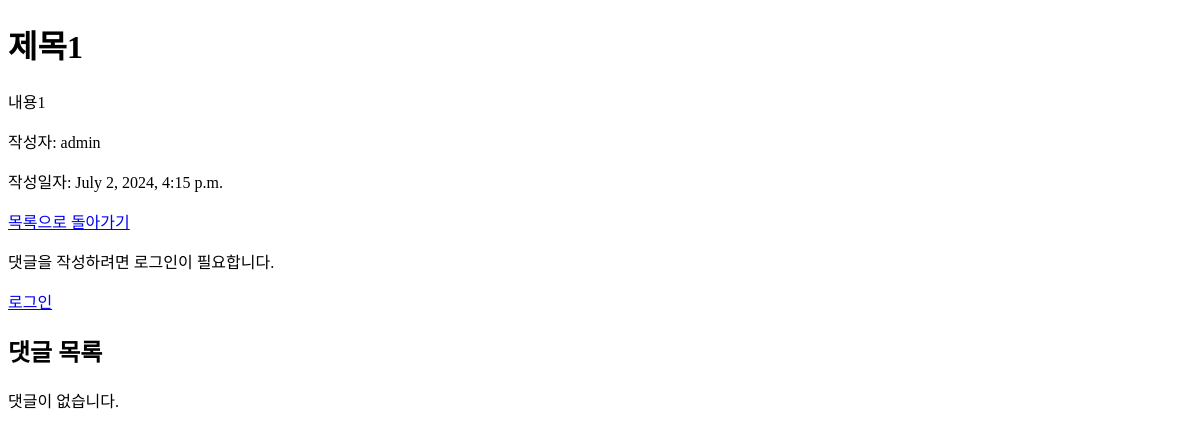
The page /detail/6 on the database as committed earlier.
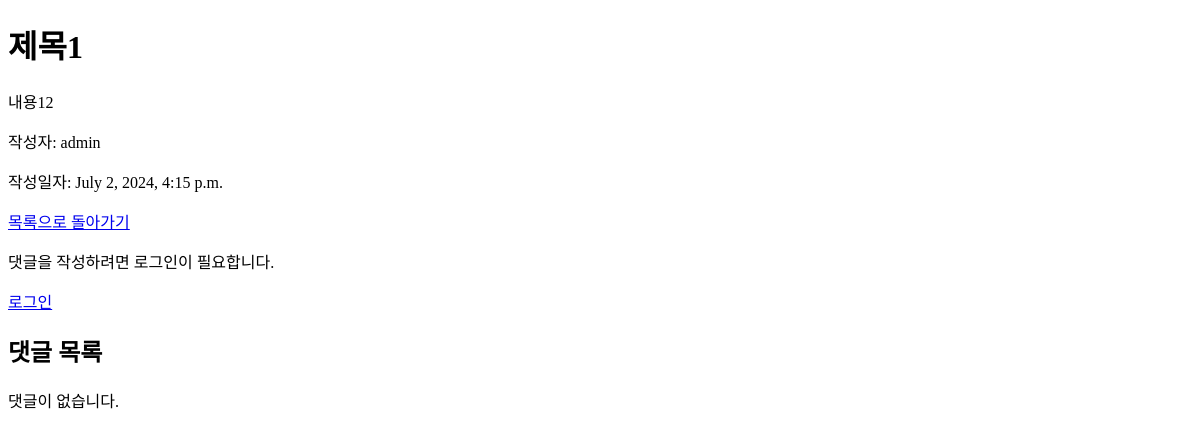
The same page on the database as committed later.
### post/models.py (models this page shows, shortened)
class Post(models.Model):
    title = models.CharField(max_length=40)
    contents = models.TextField()
    created_at = models.DateTimeField(auto_now_add=True)
    author = models.ForeignKey(User, null=True,blank=True,on_delete=models.SET_NULL)
    class Meta:
        db_table = 'posts'

### user/models.py (models this page shows)
class User(AbstractUser):
    class Meta:
        db_table = 'user'

### post/views.py (the view)
# urls.py: path('detail/<int:post_id>', post_detail),
def post_detail(request, post_id):
    post = Post.objects.get(id=post_id)
    comments = Comment.objects.filter(post=post).order_by('-created_at')
    return render(request, 'post_detail.html', {'post': post, 'comments': comments, 'commentForm' : CommentForm() })

### post/templates/post_detail.html (shortened to what this page needs)
<!DOCTYPE html>
<html lang="en">
<head>
</head>
<body>
    <div>
        <h1>{{ post.title }}</h1>
        <p>{{ post.contents }}</p>
        <p>작성자: {{ post.author.username }}</p>
        <p>작성일자: {{ post.created_at }}</p>
        <a href="/">목록으로 돌아가기</a>
    </div>
    <div>
        {% if user.is_authenticated %}
        <form method="post" action="/comment/write/{{ post.id }}">
            {% csrf_token %}
            {{ commentForm.as_p }}
            <button type="submit">댓글 작성</button>
        </form>
        {% else %}
        <p>댓글을 작성하려면 로그인이 필요합니다.</p>
        <a href="/user/login">로그인</a>
        {% endif %}
    </div>
    <div>
        <h2>댓글 목록</h2>
        {% for comment in comments %}
            <div class="comment-box" id="comment-{{ comment.id }}">
                <p id="content-{{ comment.id }}">내용: {{ comment.content }}</p>
                <p>작성자: {{ comment.author }}</p>
                <p>작성일자: {{ comment.created_at }}</p>
                {% if comment.author == request.user %}
                    <button class="edit-link" data-comment-id="{{ comment.id }}">수정</button>
                    <form action="/comment/delete/{{ comment.id }}" method="post">
                        {% csrf_token %}
                        <button type="submit">삭제</button>
                    </form>
                    <form id="edit-form-{{ comment.id }}" class="edit-form" method="post" action="/comment/update/{{ comment.id }}">
                        {% csrf_token %}
                        <label for="id_content">내용:</label>
                        <textarea id="id_content" name="content" rows="3" cols="40">{{ comment.content }}</textarea>
                        <button type="submit">저장</button>
                    </form>
                {% endif %}
            </div>
        {% empty %}
            <p>댓글이 없습니다.</p>
        {% endfor %}
    </div>
</body>
</html>

Rows that differ between the two databases and show on the page:
changed Post "제목1": contents "내용1" → "내용12"
